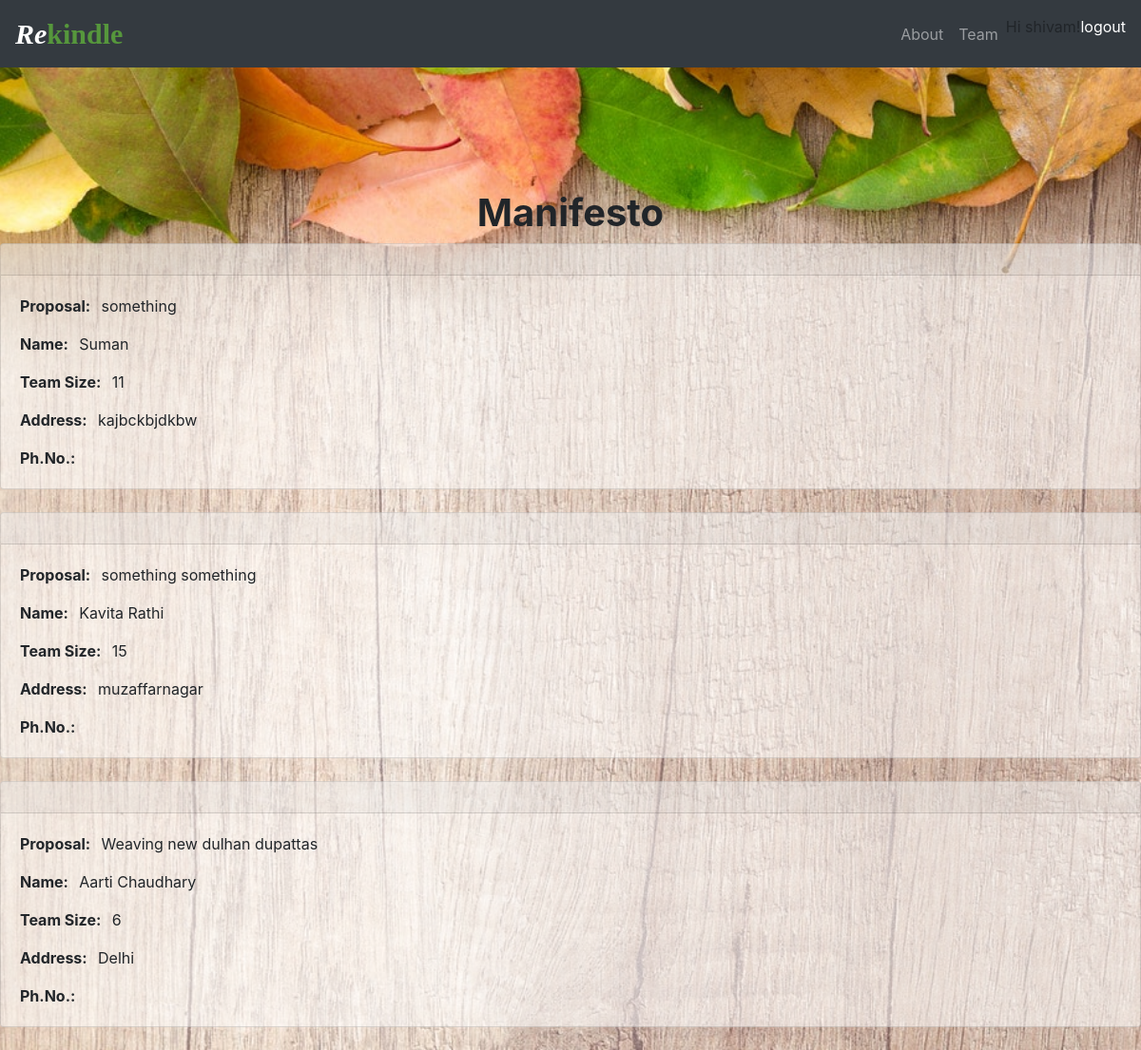
The page /gov/ (signed in) on the database its author committed.
### user/models.py (models this page shows, shortened)
class User1(models.Model):
	Name = models.CharField(max_length=120)
	title = models.CharField(max_length=120 )
	adhaar_no= models.IntegerField(validators=[MinValueValidator(0),MaxValueValidator(999999999999)])
	team_size = models.IntegerField(validators=[MaxValueValidator(999)])
	address = models.CharField(max_length = 100)
	proposal = models.CharField(max_length = 500)

### gov/views.py (the view)
# urls.py: url(r'^gov/', include("gov.urls"),name="gov"),
def gov(request):
	form = GovForm(request.POST or None)
	if form.is_valid():
		instance = form.save(commit=False)
		instance.save()
	if not request.user.is_superuser:
		raise Http404
	queryset = User1.objects.all()
	context= {
	"form":form,
	"object_list": queryset,
	}
	return render(request,"form2.html",context)

### templates/form2.html (shortened to what this page needs)
{% extends "base.html" %}
{% load static %}
{% load crispy_forms_tags %}
{% block content %}
<!DOCTYPE html>
<html>
<head>
<link rel="stylesheet" href="https://maxcdn.bootstrapcdn.com/bootstrap/4.1.3/css/bootstrap.min.css">
</head>
<body>
  <section style="margin-top: 200px">
    <center><h1><b>Manifesto</b></h1></center>
{% for obj in object_list %}
<div class="card" style="background-color: #fff8" >
  <div class="card-header">
  </div>
  <div class="card-body">
    <p class="card-text"><b>Proposal:&nbsp&nbsp&nbsp</b>{{ obj.proposal }}</p>
    <p class="card-text"><b>Name:&nbsp&nbsp&nbsp</b>{{ obj.Name }}</p>
    <p class="card-text"><b>Team Size:&nbsp&nbsp&nbsp</b>{{ obj.team_size }}</p>
    <p class="card-text"><b>Address:&nbsp&nbsp&nbsp</b>{{ obj.address }}</p>
    <p class="card-text"><b>Ph.No.:&nbsp&nbsp&nbsp</b>{{ obj.phone_no }}</p>
  </div>
</div><br>
{% endfor %}
</section>
</body>
</html>
{% endblock %}

### templates/base.html (shortened to what this page needs)
{% load staticfiles %}
<!DOCTYPE html>
<html>
<head>
<link rel="stylesheet" href="https://maxcdn.bootstrapcdn.com/bootstrap/4.1.3/css/bootstrap.min.css">
</head>
<body>
	<nav class="navbar navbar-expand-sm bg-dark fixed-top navbar-dark">
  <a class="navbar-brand" href="#" style="font-size: 30px;color: #56973C;font-weight: bold;"><b style="font-family: 'Pacifico', cursive;"><i style="color: #fff">Re</i>kindle</b></a>
  <div class="collapse navbar-collapse" id="collapsibleNavbar">
    {% if user.is_authenticated %}
    <ul class="navbar-nav ml-auto">
       <li class="nav-item">
        <a class="nav-link" href="#about">About</a>
      </li>
      <li class="nav-item">
        <a class="nav-link" href="#team">Team</a>
      </li>
      <li class="nav-item">
        Hi {{ user.username }}!
      </li>
      <li class="nav-item">
      <a href="{% url 'logout' %}" style="color: #fff">logout</a>
      </li>
    {% endif %}
  </div>
</nav>
{% block content %}{% endblock content %}
</body>
</html>

### rows shown on the page
User1: proposal "something", Name "Suman", team_size "11", address "kajbckbjdkbw"
User1: proposal "something something", Name "Kavita Rathi", team_size "15", address "muzaffarnagar"
User1: proposal "Weaving new dulhan dupattas", Name "Aarti Chaudhary", team_size "6", address "Delhi"

### other values the page prints
{{ user.username }} "shivam"
